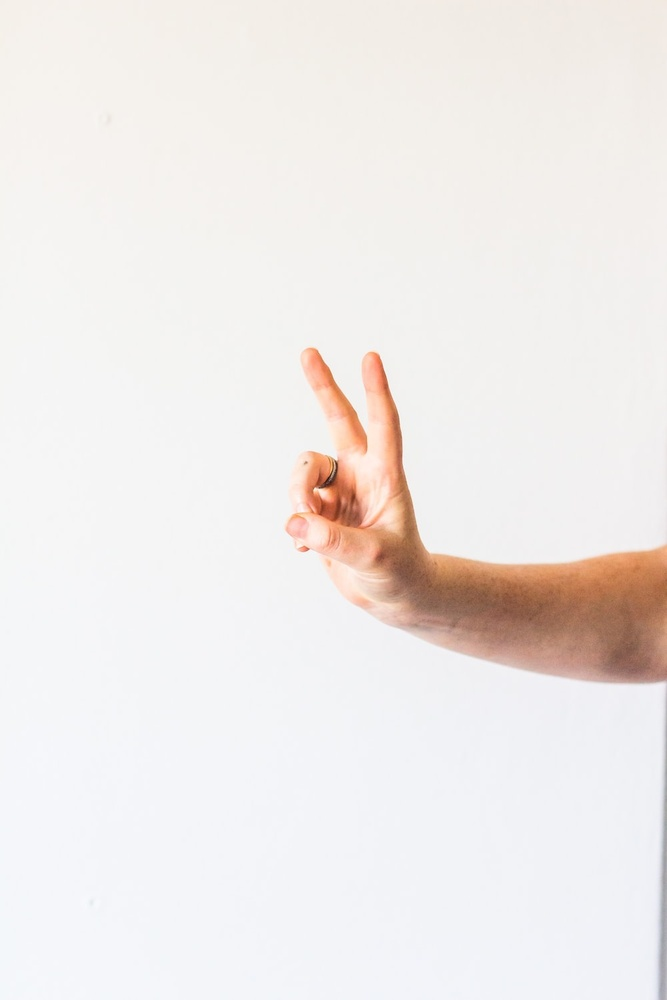
#> input picture Deep Learning/convolutional neural network(CNN)/Hand Gesture Detection/Using Open CV/test1.jpg, 667 x 1000 px, shrunk from 1000 x 1500 before the run, given in place of the camera
$ python main2.py
#> lines starting #> are read from the running program, lines starting #| are printed output that depends on the picture; after the words box and inside, x2 and y2 are one past the last pixel; in counts of white or black regions, pixels touching at a corner belong together
import numpy as np
import cv2
import math

capture=cv2.VideoCapture(0)

while capture.isOpened():
    ret,frame=capture.read()
#> frame is the input picture: shape (1000, 667, 3); mean B, G, R 232.8, 234.9, 239.7


    cv2.rectangle(frame,(100,100),(300,300),(0,255,0),0)
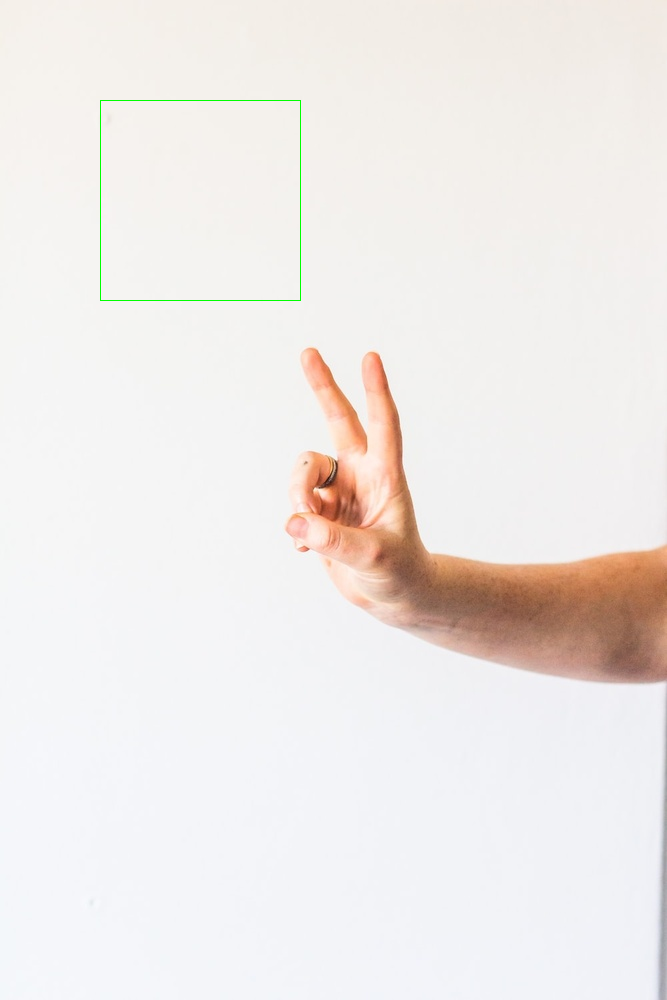
#> frame: shape (1000, 667, 3); 0.12% of pixels changed, all inside (x1, y1, x2, y2) = (100, 100, 301, 301)
    crop_image=frame[100:300,100:300]
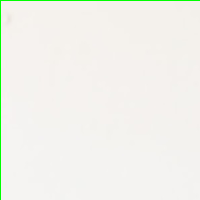
#> crop_image: shape (200, 200, 3); mean B, G, R 236.5, 242.3, 242.1

    blur=cv2.GaussianBlur(crop_image,(3,3),0)

    hsv=cv2.cvtColor(blur,cv2.COLOR_BGR2HSV)
#> hsv: shape (200, 200, 3); mean H, S, V 19.2, 7.6, 244.6

#> (the run stopped early here; a loop or call above may not have finished)

$ run again, on Deep Learning/convolutional neural network(CNN)/Hand Gesture Detection/Using Open CV/test2.jpg
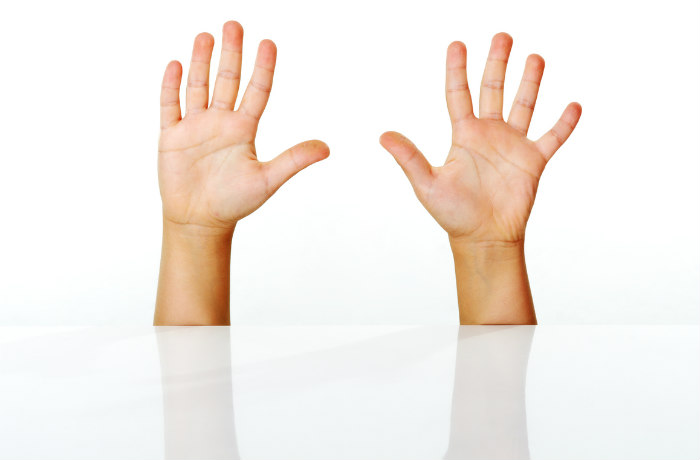
#> input picture Deep Learning/convolutional neural network(CNN)/Hand Gesture Detection/Using Open CV/test2.jpg, 700 x 460 px, given in place of the camera
#> frame is the input picture: shape (460, 700, 3); mean B, G, R 231.4, 237.4, 244.7
#> `cv2.rectangle(frame,(100,100),(300,300),(0,255,0),0)`:
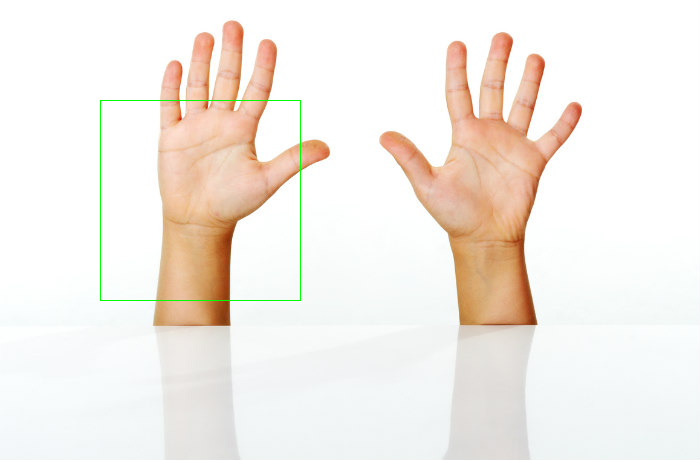
#> frame: shape (460, 700, 3); 0.25% of pixels changed, all inside (x1, y1, x2, y2) = (100, 100, 301, 301)
#> `blur=cv2.GaussianBlur(crop_image,(3,3),0)`:
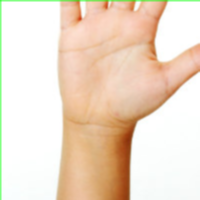
#> blur: shape (200, 200, 3); mean B, G, R 201.9, 220.3, 239
#> hsv: shape (200, 200, 3); mean H, S, V 24.4, 45.9, 241.3

$ run again, on Deep Learning/convolutional neural network(CNN)/Hand Gesture Detection/Using Open CV/test3.png
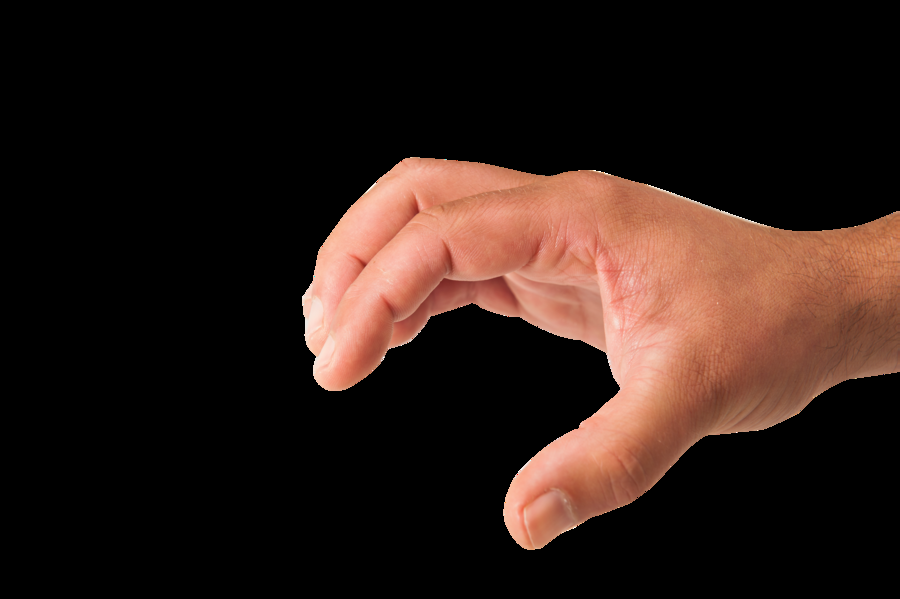
#> input picture Deep Learning/convolutional neural network(CNN)/Hand Gesture Detection/Using Open CV/test3.png, 900 x 599 px, given in place of the camera
#> frame is the input picture: shape (599, 900, 3); mean B, G, R 23.1, 28.8, 45.1
#> `cv2.rectangle(frame,(100,100),(300,300),(0,255,0),0)`:
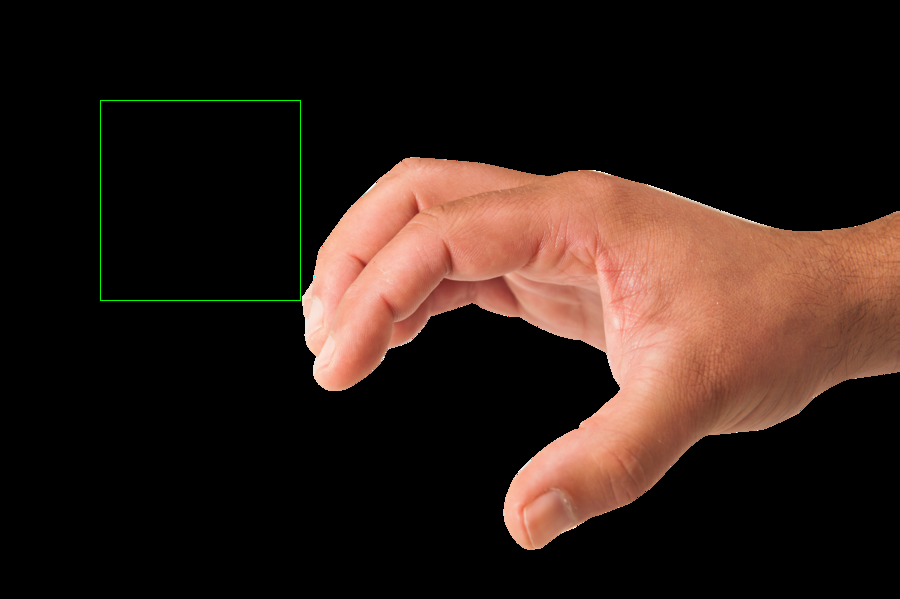
#> frame: shape (599, 900, 3); 0.15% of pixels changed, all inside (x1, y1, x2, y2) = (100, 100, 301, 301)
#> `crop_image=frame[100:300,100:300]`:
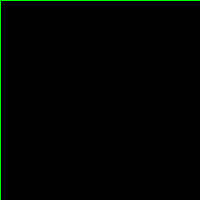
#> crop_image: shape (200, 200, 3); mean B, G, R 0, 2.5, 0
#> hsv: shape (200, 200, 3); mean H, S, V 1.2, 5.1, 1.9
